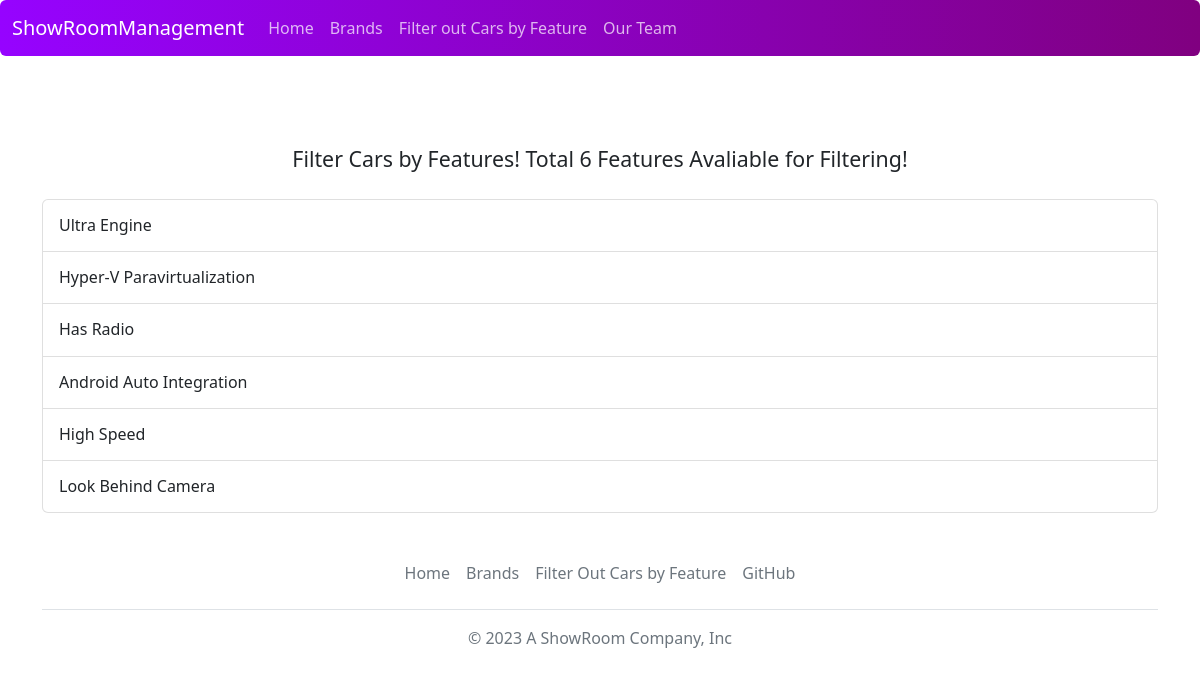
The page /featuresfilter/ on the database its author committed.
### ShowRoomManagement/models.py (models this page shows, shortened)
class Feature(models.Model):
    name = models.CharField(max_length=700,unique=True)

### ShowRoomManagement/views.py (the view)
# urls.py: path('featuresfilter/',views.featurefilterindex,name="featuresfilter"),
def featurefilterindex(request):
    Features = models.Feature.objects.all()
    DATA = {'features':Features,'featurescount':len(Features)}
    return render(request,'ShowRoomManagement/featuresfilter.html',DATA)

### ShowRoomManagement/templates/ShowRoomManagement/featuresfilter.html (shortened to what this page needs)
{% extends 'ShowRoomManagement/base.html' %}
{% block content %}
<div class="container">
    <br>
    <br><br>
    <div class="profilename">Filter Cars by Features! Total {{featurescount}} Features Avaliable for Filtering!</div>
    <br>
    <div class="list-group w-auto">
        {% for feature in features %}
        <a href="{% url 'ShowRoomManagement:featurefilter' feature.id %}" class="list-group-item list-group-item-action d-flex gap-3 py-3" aria-current="true">
          <div class="d-flex gap-2 w-100 justify-content-between">
            <div>
              <h6 class="mb-0">{{feature.name}}</h6>
            </div>
          </div>
        </a>
        {% endfor %}
      </div>
</div>
{% endblock %}

### rows shown on the page
Feature: name "Ultra Engine"
Feature: name "Hyper-V Paravirtualization"
Feature: name "Has Radio"
Feature: name "Android Auto Integration"
Feature: name "High Speed"
Feature: name "Look Behind Camera"

### other values the page prints
{{ featurescount }} "6"
